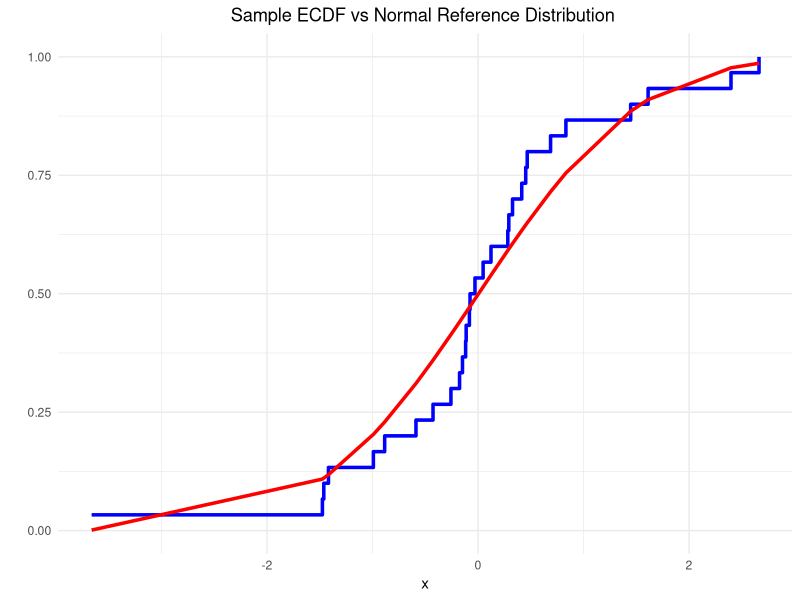
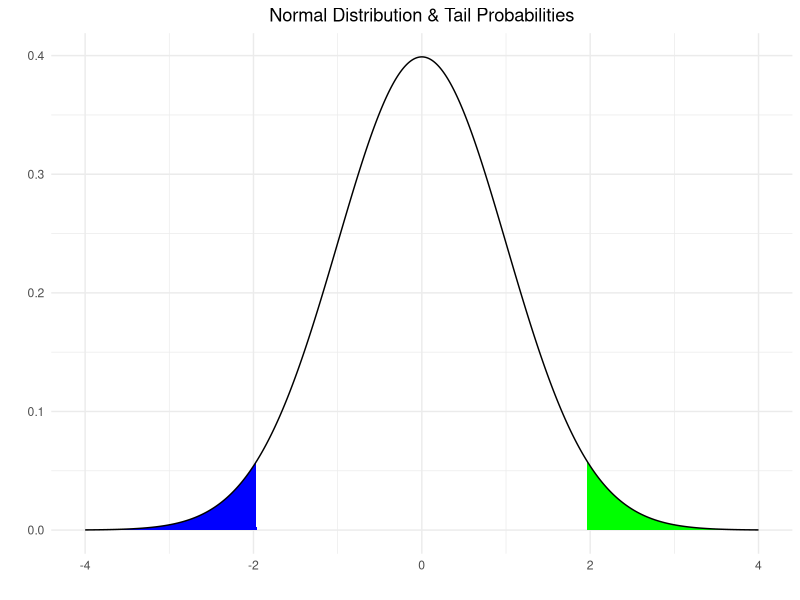
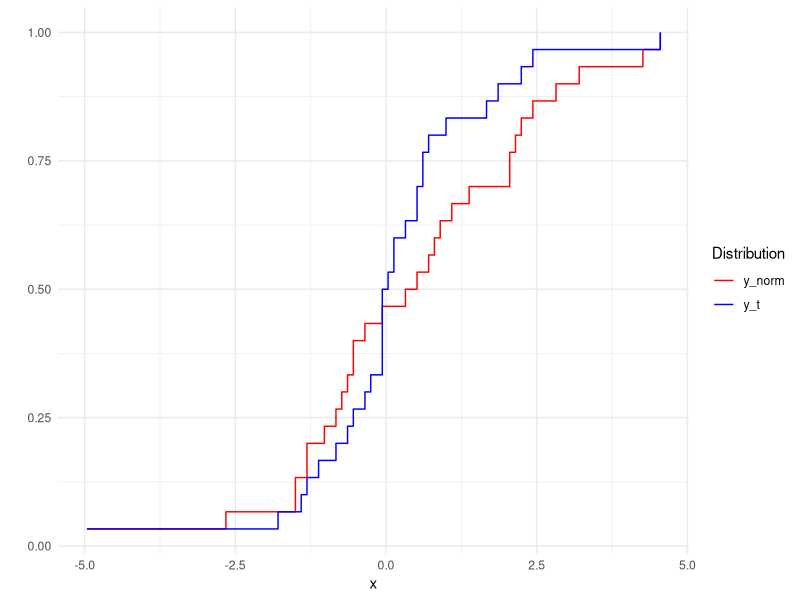

These figures' R source, in order:
### Making some toy plots to demonstrate how KS works!
library(ggplot2)
library(ggpubr)

## TOY PLOT 1: 

# Generate random data
set.seed(123)
data <- rt(30, df=29)

# Create a data frame with the empirical and normal CDF values
df <- data.frame(x = sort(data), 
                 ecdf = ecdf(data)(sort(data)),
                 norm_cdf = pnorm(sort(data), mean = mean(data), sd = sd(data)))

# Plot the ECDF and normal CDF
p1 <- ggplot(df, aes(x)) +
  geom_step(aes(y = ecdf), color = "blue", size = 1.2) +
  geom_line(aes(y = norm_cdf), color = "red", size = 1.2) +
  labs(x = "x", y="",
       title = "Sample ECDF vs Normal Reference Distribution ") +
  theme_minimal() + theme(plot.title = element_text(hjust = 0.5))

# Save 
ggsave(filename = "figures/ECDF_Normal_Comp.png", plot = p1, device = "png", height = 6, width = 8, dpi = 1200)



## TOY PLOT 2:

# Define the normal distribution parameters
mu <- 0
sigma <- 1

# Generate x values for the normal distribution
x <- seq(-4, 4, length.out = 1000)

# Calculate the normal density
y <- dnorm(x, mean = mu, sd = sigma)

# Create a data frame for the shaded regions
df <- data.frame(x = x, y = y)

# Shade the tails
p2 <- ggplot(df, aes(x, y)) +
  geom_area(data = subset(df, x < qnorm(0.025)), fill = "blue") +
  geom_area(data = subset(df, x > qnorm(0.975)), fill = "green") +
  geom_line(color = "black") +
  labs(title = "Normal Distribution & Tail Probabilities", 
       x = "", y = "") +
  theme_minimal()+ theme(plot.title = element_text(hjust = 0.5))

# Save
ggsave(filename = "figures/Normal_Tails.png", plot = p2, device = "png", height = 6, width = 8, dpi = 1200)


## TOY PLOT 2:

# Generate the two samples
set.seed(123)
t_sample <- rt(n = 30, df = 5)
norm_sample <- rnorm(n = 30)

# Create a data frame of the two samples
df <- data.frame(x = c(t_sample, norm_sample),
                 group = c(rep("t distribution", 30), rep("normal distribution", 30)))

# Calculate the ECDFs using ecdf()
ecdf_t <- ecdf(t_sample)
ecdf_norm <- ecdf(norm_sample)

# Create a data frame of the ECDFs
df_ecdf <- data.frame(x = seq(min(df$x), max(df$x), length.out = 100),
                      y_t = ecdf_t(seq(min(t_sample), max(t_sample), length.out = 100)),
                      y_norm = ecdf_norm(seq(min(norm_sample), max(norm_sample), length.out = 100)))

# Reshape the data into long format
df_ecdf_long <- tidyr::gather(df_ecdf, key = "group", value = "y", y_t, y_norm)

# Create the plot
p3 <- ggplot(data = df_ecdf_long, aes(x = x, y = y, color = group)) +
  geom_step() +
  scale_color_manual(values = c("red", "blue")) +
  labs(x = "x", y = "", color = "Distribution") +
  theme_minimal()


# Save
ggsave(filename = "figures/Two_sample_KS.png", plot = p3, device = "png", height = 6, width = 8, dpi = 1200)

